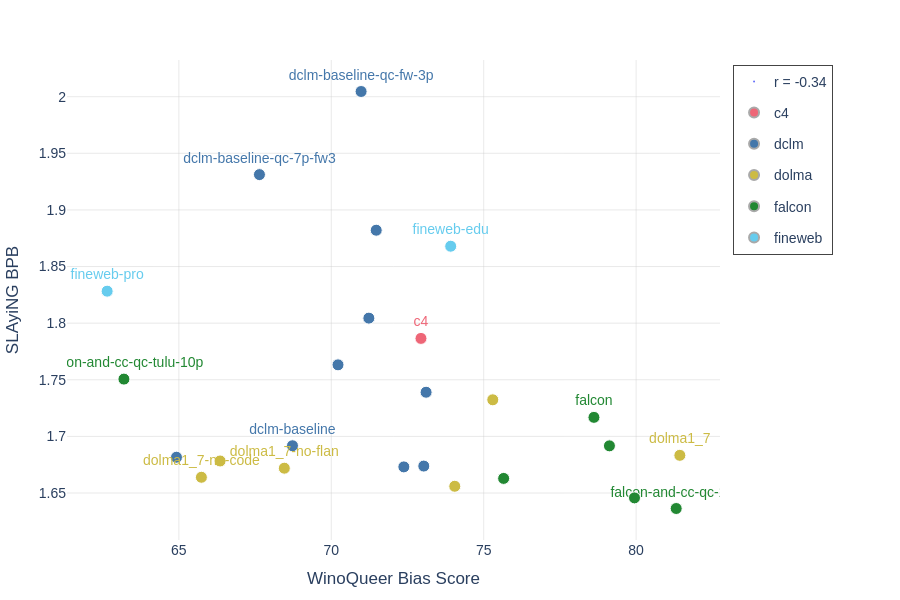

Notebook code for this chart:
### Code cell
import random

PAUL_TOL = {
    "bright": [ "#EE6677", "#4477AA", "#66CCEE", "#228833", "#CCBB44", "#AA3377", "#BBBBBB"],
    "vibrant": ["#EE7733", "#0077BB", "#33BBEE", "#EE3377", "#CC3311", "#009988", "#BBBBBB"],
    "muted":   ["#88CCEE", "#44AA99", "#117733", "#332288", "#DDCC77", "#999933",
                "#CC6677", "#882255", "#AA4499", "#DDDDDD"],
    "light":   ["#77AADD", "#EE8866", "#EEDD88", "#FFAABB", "#99DDFF", "#44BB99", "#BBCC33", "#AAAA00", "#DDDDDD"],
}

PAUL_TOL_RAINBOW14 = [
    "#882E72", "#B178A6", "#1965B0",
    "#5289C7", "#7BAFDE", "#4EB265", "#90C987",
     "#F6C141", "#F1932D",
    "#E8601C", "#DC050C",
]
color_map = {r: PAUL_TOL["bright"][i % len(PAUL_TOL["bright"])]
             for i, r in enumerate(sorted(recipe_df["recipe"]))}

# Extract recipe families (first word/prefix before numbers or hyphens)
def get_family(recipe_name):
    if "fineweb" in recipe_name:
        return "fineweb"
    if "falcon" in recipe_name:
        return "falcon"
    if "dclm" in recipe_name:
        return "dclm"
    if "dolma" in recipe_name:
        return "dolma"
    return recipe_name

# Group recipes by family
from collections import defaultdict
families = defaultdict(list)
for _, row in recipe_df.iterrows():
    family = get_family(row["recipe"])
    families[family].append(row)

# Assign colors per family (use your existing color_map or create family colors)
family_colors = {}
for family, recipes in families.items():
    # Use the color of the first recipe in the family
    family_colors[family] = color_map[recipes[0]["recipe"]]

fig = go.Figure()

# Add Spearman rho to legend
fig.add_trace(go.Scatter(
    x=[None], y=[None],
    mode="markers",
    marker=dict(size=0),
    showlegend=True,
    name=f"r = {rho:.2f}",
    hoverinfo="skip",
    legendgroup="stats",
))

# Track which families we've labeled
labeled_families = set()

# Group recipes by family
from collections import defaultdict
families = defaultdict(list)
for _, row in recipe_df.iterrows():
    family = get_family(row["recipe"])
    families[family].append(row["recipe"])

# Randomly select up to 3 recipes per family to label
recipes_to_label = set()
for family, recipe_list in families.items():
    sample_size = min(3, len(recipe_list))
    selected = random.sample(recipe_list, sample_size)
    recipes_to_label.update(selected)

# Plot points
for _, row in recipe_df.iterrows():
    family = get_family(row["recipe"])
    col = family_colors[family]
    
    # Only show text label for the first recipe in each family
    # Show text label for the first 3 recipes in each family
    show_text = row["recipe"] in recipes_to_label
    
    fig.add_trace(go.Scatter(
        x=[row["wq_score"]],
        y=[row["bpb"]],
        mode="markers+text" if show_text else "markers",
        name=family,
        text=[row["recipe"]] if show_text else None,
        textposition="top center",
        textfont=dict(size=14, color=col, family="Arial, bold"),
        marker=dict(color=col, size=12, line=dict(width=1, color="white")),
        showlegend=False,
        legendgroup=family,
        hovertemplate=f"<b>{row['recipe']}</b><br>WinoQueer: %{{x:.1f}}<br>BPB: %{{y:.4f}}<extra></extra>",
    ))

# Add family legend entries (one per family)
for family, col in family_colors.items():
    fig.add_trace(go.Scatter(
        x=[None], y=[None],
        mode="markers",
        marker=dict(color=col, size=10, line=dict(width=2, color="darkgray")),
        showlegend=True,
        name=family,
        legendgroup=family,
        hoverinfo="skip",
    ))

fig.update_layout(
    xaxis=dict(
        title="WinoQueer Bias Score",
        showgrid=True, 
        gridcolor="rgba(200,200,200,0.4)", 
        zeroline=False
    ),
    yaxis=dict(
        title="SLAyiNG BPB",
        showgrid=True, 
        gridcolor="rgba(200,200,200,0.4)", 
        zeroline=False
    ),
    plot_bgcolor="white", 
    paper_bgcolor="white",
    font=dict(family="Arial", size=14),
    width=900,  # Increased to accommodate legend
    height=600,
    margin=dict(t=60, r=180, b=60, l=60),  # More right margin for legend
    legend=dict(
        yanchor="top",
        y=0.99,
        xanchor="left",
        x=1.02,
        bgcolor="rgba(255,255,255,0.9)",
        #bordercolor="darkgray",
        borderwidth=1,
        groupclick="toggleitem",  # Allow toggling individual items
    ),
)

fig.show()

### Figure 1 — Plotly figure (JSON) as saved in the notebook; plotly's stock layout.template omitted (floating-point values rounded to 4 significant figures)
{"data": [{"hoverinfo": "skip", "legendgroup": "stats", "marker": {"size": 0}, "mode": "markers", "name": "r = -0.34", "showlegend": true, "type": "scatter", "x": [null], "y": [null]}, {"hovertemplate": "<b>c4</b><br>WinoQueer: %{x:.1f}<br>BPB: %{y:.4f}<extra></extra>", "legendgroup": "c4", "marker": {"color": "#EE6677", "line": {"color": "white", "width": 1}, "size": 12}, "mode": "markers+text", "name": "c4", "showlegend": false, "text": ["c4"], "textfont": {"color": "#EE6677", "family": "Arial, bold", "size": 14}, "textposition": "top center", "type": "scatter", "x": [72.94], "y": [1.787]}, {"hovertemplate": "<b>dclm-baseline</b><br>WinoQueer: %{x:.1f}<br>BPB: %{y:.4f}<extra></extra>", "legendgroup": "dclm", "marker": {"color": "#4477AA", "line": {"color": "white", "width": 1}, "size": 12}, "mode": "markers+text", "name": "dclm", "showlegend": false, "text": ["dclm-baseline"], "textfont": {"color": "#4477AA", "family": "Arial, bold", "size": 14}, "textposition": "top center", "type": "scatter", "x": [68.73], "y": [1.692]}, {"hovertemplate": "<b>dclm-baseline-25p-dolma1_7-75p</b><br>WinoQueer: %{x:.1f}<br>BPB: %{y:.4f}<extra></extra>", "legendgroup": "dclm", "marker": {"color": "#4477AA", "line": {"color": "white", "width": 1}, "size": 12}, "mode": "markers", "name": "dclm", "showlegend": false, "textfont": {"color": "#4477AA", "family": "Arial, bold", "size": 14}, "textposition": "top center", "type": "scatter", "x": [72.38], "y": [1.673]}, {"hovertemplate": "<b>dclm-baseline-50p-dolma1_7-50p</b><br>WinoQueer: %{x:.1f}<br>BPB: %{y:.4f}<extra></extra>", "legendgroup": "dclm", "marker": {"color": "#4477AA", "line": {"color": "white", "width": 1}, "size": 12}, "mode": "markers", "name": "dclm", "showlegend": false, "textfont": {"color": "#4477AA", "family": "Arial, bold", "size": 14}, "textposition": "top center", "type": "scatter", "x": [73.03], "y": [1.674]}, {"hovertemplate": "<b>dclm-baseline-75p-dolma1_7-25p</b><br>WinoQueer: %{x:.1f}<br>BPB: %{y:.4f}<extra></extra>", "legendgroup": "dclm", "marker": {"color": "#4477AA", "line": {"color": "white", "width": 1}, "size": 12}, "mode": "markers", "name": "dclm", "showlegend": false, "textfont": {"color": "#4477AA", "family": "Arial, bold", "size": 14}, "textposition": "top center", "type": "scatter", "x": [64.92], "y": [1.682]}, {"hovertemplate": "<b>dclm-baseline-qc-10p</b><br>WinoQueer: %{x:.1f}<br>BPB: %{y:.4f}<extra></extra>", "legendgroup": "dclm", "marker": {"color": "#4477AA", "line": {"color": "white", "width": 1}, "size": 12}, "mode": "markers", "name": "dclm", "showlegend": false, "textfont": {"color": "#4477AA", "family": "Arial, bold", "size": 14}, "textposition": "top center", "type": "scatter", "x": [70.22], "y": [1.763]}, {"hovertemplate": "<b>dclm-baseline-qc-20p</b><br>WinoQueer: %{x:.1f}<br>BPB: %{y:.4f}<extra></extra>", "legendgroup": "dclm", "marker": {"color": "#4477AA", "line": {"color": "white", "width": 1}, "size": 12}, "mode": "markers", "name": "dclm", "showlegend": false, "textfont": {"color": "#4477AA", "family": "Arial, bold", "size": 14}, "textposition": "top center", "type": "scatter", "x": [73.11], "y": [1.739]}, {"hovertemplate": "<b>dclm-baseline-qc-7p-fw2</b><br>WinoQueer: %{x:.1f}<br>BPB: %{y:.4f}<extra></extra>", "legendgroup": "dclm", "marker": {"color": "#4477AA", "line": {"color": "white", "width": 1}, "size": 12}, "mode": "markers", "name": "dclm", "showlegend": false, "textfont": {"color": "#4477AA", "family": "Arial, bold", "size": 14}, "textposition": "top center", "type": "scatter", "x": [71.23], "y": [1.804]}, {"hovertemplate": "<b>dclm-baseline-qc-7p-fw3</b><br>WinoQueer: %{x:.1f}<br>BPB: %{y:.4f}<extra></extra>", "legendgroup": "dclm", "marker": {"color": "#4477AA", "line": {"color": "white", "width": 1}, "size": 12}, "mode": "markers+text", "name": "dclm", "showlegend": false, "text": ["dclm-baseline-qc-7p-fw3"], "textfont": {"color": "#4477AA", "family": "Arial, bold", "size": 14}, "textposition": "top center", "type": "scatter", "x": [67.64], "y": [1.931]}, {"hovertemplate": "<b>dclm-baseline-qc-fw-10p</b><br>WinoQueer: %{x:.1f}<br>BPB: %{y:.4f}<extra></extra>", "legendgroup": "dclm", "marker": {"color": "#4477AA", "line": {"color": "white", "width": 1}, "size": 12}, "mode": "markers", "name": "dclm", "showlegend": false, "textfont": {"color": "#4477AA", "family": "Arial, bold", "size": 14}, "textposition": "top center", "type": "scatter", "x": [71.47], "y": [1.882]}, {"hovertemplate": "<b>dclm-baseline-qc-fw-3p</b><br>WinoQueer: %{x:.1f}<br>BPB: %{y:.4f}<extra></extra>", "legendgroup": "dclm", "marker": {"color": "#4477AA", "line": {"color": "white", "width": 1}, "size": 12}, "mode": "markers+text", "name": "dclm", "showlegend": false, "text": ["dclm-baseline-qc-fw-3p"], "textfont": {"color": "#4477AA", "family": "Arial, bold", "size": 14}, "textposition": "top center", "type": "scatter", "x": [70.98], "y": [2.005]}, {"hovertemplate": "<b>dolma1_6plus</b><br>WinoQueer: %{x:.1f}<br>BPB: %{y:.4f}<extra></extra>", "legendgroup": "dolma", "marker": {"color": "#CCBB44", "line": {"color": "white", "width": 1}, "size": 12}, "mode": "markers", "name": "dolma", "showlegend": false, "textfont": {"color": "#CCBB44", "family": "Arial, bold", "size": 14}, "textposition": "top center", "type": "scatter", "x": [66.35], "y": [1.678]}, {"hovertemplate": "<b>dolma1_7</b><br>WinoQueer: %{x:.1f}<br>BPB: %{y:.4f}<extra></extra>", "legendgroup": "dolma", "marker": {"color": "#CCBB44", "line": {"color": "white", "width": 1}, "size": 12}, "mode": "markers+text", "name": "dolma", "showlegend": false, "text": ["dolma1_7"], "textfont": {"color": "#CCBB44", "family": "Arial, bold", "size": 14}, "textposition": "top center", "type": "scatter", "x": [81.44], "y": [1.683]}, {"hovertemplate": "<b>dolma1_7-no-code</b><br>WinoQueer: %{x:.1f}<br>BPB: %{y:.4f}<extra></extra>", "legendgroup": "dolma", "marker": {"color": "#CCBB44", "line": {"color": "white", "width": 1}, "size": 12}, "mode": "markers+text", "name": "dolma", "showlegend": false, "text": ["dolma1_7-no-code"], "textfont": {"color": "#CCBB44", "family": "Arial, bold", "size": 14}, "textposition": "top center", "type": "scatter", "x": [65.74], "y": [1.664]}, {"hovertemplate": "<b>dolma1_7-no-flan</b><br>WinoQueer: %{x:.1f}<br>BPB: %{y:.4f}<extra></extra>", "legendgroup": "dolma", "marker": {"color": "#CCBB44", "line": {"color": "white", "width": 1}, "size": 12}, "mode": "markers+text", "name": "dolma", "showlegend": false, "text": ["dolma1_7-no-flan"], "textfont": {"color": "#CCBB44", "family": "Arial, bold", "size": 14}, "textposition": "top center", "type": "scatter", "x": [68.46], "y": [1.672]}, {"hovertemplate": "<b>dolma1_7-no-math-code</b><br>WinoQueer: %{x:.1f}<br>BPB: %{y:.4f}<extra></extra>", "legendgroup": "dolma", "marker": {"color": "#CCBB44", "line": {"color": "white", "width": 1}, "size": 12}, "mode": "markers", "name": "dolma", "showlegend": false, "textfont": {"color": "#CCBB44", "family": "Arial, bold", "size": 14}, "textposition": "top center", "type": "scatter", "x": [74.05], "y": [1.656]}, {"hovertemplate": "<b>dolma1_7-no-reddit</b><br>WinoQueer: %{x:.1f}<br>BPB: %{y:.4f}<extra></extra>", "legendgroup": "dolma", "marker": {"color": "#CCBB44", "line": {"color": "white", "width": 1}, "size": 12}, "mode": "markers", "name": "dolma", "showlegend": false, "textfont": {"color": "#CCBB44", "family": "Arial, bold", "size": 14}, "textposition": "top center", "type": "scatter", "x": [75.3], "y": [1.732]}, {"hovertemplate": "<b>falcon</b><br>WinoQueer: %{x:.1f}<br>BPB: %{y:.4f}<extra></extra>", "legendgroup": "falcon", "marker": {"color": "#228833", "line": {"color": "white", "width": 1}, "size": 12}, "mode": "markers+text", "name": "falcon", "showlegend": false, "text": ["falcon"], "textfont": {"color": "#228833", "family": "Arial, bold", "size": 14}, "textposition": "top center", "type": "scatter", "x": [78.62], "y": [1.717]}, {"hovertemplate": "<b>falcon-and-cc</b><br>WinoQueer: %{x:.1f}<br>BPB: %{y:.4f}<extra></extra>", "legendgroup": "falcon", "marker": {"color": "#228833", "line": {"color": "white", "width": 1}, "size": 12}, "mode": "markers", "name": "falcon", "showlegend": false, "textfont": {"color": "#228833", "family": "Arial, bold", "size": 14}, "textposition": "top center", "type": "scatter", "x": [79.12], "y": [1.692]}, {"hovertemplate": "<b>falcon-and-cc-qc-10p</b><br>WinoQueer: %{x:.1f}<br>BPB: %{y:.4f}<extra></extra>", "legendgroup": "falcon", "marker": {"color": "#228833", "line": {"color": "white", "width": 1}, "size": 12}, "mode": "markers+text", "name": "falcon", "showlegend": false, "text": ["falcon-and-cc-qc-10p"], "textfont": {"color": "#228833", "family": "Arial, bold", "size": 14}, "textposition": "top center", "type": "scatter", "x": [81.31], "y": [1.636]}, {"hovertemplate": "<b>falcon-and-cc-qc-20p</b><br>WinoQueer: %{x:.1f}<br>BPB: %{y:.4f}<extra></extra>", "legendgroup": "falcon", "marker": {"color": "#228833", "line": {"color": "white", "width": 1}, "size": 12}, "mode": "markers", "name": "falcon", "showlegend": false, "textfont": {"color": "#228833", "family": "Arial, bold", "size": 14}, "textposition": "top center", "type": "scatter", "x": [75.66], "y": [1.663]}, {"hovertemplate": "<b>falcon-and-cc-qc-orig-10p</b><br>WinoQueer: %{x:.1f}<br>BPB: %{y:.4f}<extra></extra>", "legendgroup": "falcon", "marker": {"color": "#228833", "line": {"color": "white", "width": 1}, "size": 12}, "mode": "markers", "name": "falcon", "showlegend": false, "textfont": {"color": "#228833", "family": "Arial, bold", "size": 14}, "textposition": "top center", "type": "scatter", "x": [79.95], "y": [1.646]}, {"hovertemplate": "<b>falcon-and-cc-qc-tulu-10p</b><br>WinoQueer: %{x:.1f}<br>BPB: %{y:.4f}<extra></extra>", "legendgroup": "falcon", "marker": {"color": "#228833", "line": {"color": "white", "width": 1}, "size": 12}, "mode": "markers+text", "name": "falcon", "showlegend": false, "text": ["falcon-and-cc-qc-tulu-10p"], "textfont": {"color": "#228833", "family": "Arial, bold", "size": 14}, "textposition": "top center", "type": "scatter", "x": [63.2], "y": [1.751]}, {"hovertemplate": "<b>fineweb-edu</b><br>WinoQueer: %{x:.1f}<br>BPB: %{y:.4f}<extra></extra>", "legendgroup": "fineweb", "marker": {"color": "#66CCEE", "line": {"color": "white", "width": 1}, "size": 12}, "mode": "markers+text", "name": "fineweb", "showlegend": false, "text": ["fineweb-edu"], "textfont": {"color": "#66CCEE", "family": "Arial, bold", "size": 14}, "textposition": "top center", "type": "scatter", "x": [73.92], "y": [1.868]}, {"hovertemplate": "<b>fineweb-pro</b><br>WinoQueer: %{x:.1f}<br>BPB: %{y:.4f}<extra></extra>", "legendgroup": "fineweb", "marker": {"color": "#66CCEE", "line": {"color": "white", "width": 1}, "size": 12}, "mode": "markers+text", "name": "fineweb", "showlegend": false, "text": ["fineweb-pro"], "textfont": {"color": "#66CCEE", "family": "Arial, bold", "size": 14}, "textposition": "top center", "type": "scatter", "x": [62.65], "y": [1.828]}, {"hoverinfo": "skip", "legendgroup": "c4", "marker": {"color": "#EE6677", "line": {"color": "darkgray", "width": 2}, "size": 10}, "mode": "markers", "name": "c4", "showlegend": true, "type": "scatter", "x": [null], "y": [null]}, {"hoverinfo": "skip", "legendgroup": "dclm", "marker": {"color": "#4477AA", "line": {"color": "darkgray", "width": 2}, "size": 10}, "mode": "markers", "name": "dclm", "showlegend": true, "type": "scatter", "x": [null], "y": [null]}, {"hoverinfo": "skip", "legendgroup": "dolma", "marker": {"color": "#CCBB44", "line": {"color": "darkgray", "width": 2}, "size": 10}, "mode": "markers", "name": "dolma", "showlegend": true, "type": "scatter", "x": [null], "y": [null]}, {"hoverinfo": "skip", "legendgroup": "falcon", "marker": {"color": "#228833", "line": {"color": "darkgray", "width": 2}, "size": 10}, "mode": "markers", "name": "falcon", "showlegend": true, "type": "scatter", "x": [null], "y": [null]}, {"hoverinfo": "skip", "legendgroup": "fineweb", "marker": {"color": "#66CCEE", "line": {"color": "darkgray", "width": 2}, "size": 10}, "mode": "markers", "name": "fineweb", "showlegend": true, "type": "scatter", "x": [null], "y": [null]}], "layout": {"font": {"family": "Arial", "size": 14}, "height": 600, "legend": {"bgcolor": "rgba(255,255,255,0.9)", "borderwidth": 1, "groupclick": "toggleitem", "x": 1.02, "xanchor": "left", "y": 0.99, "yanchor": "top"}, "margin": {"b": 60, "l": 60, "r": 180, "t": 60}, "paper_bgcolor": "white", "plot_bgcolor": "white", "width": 900, "xaxis": {"gridcolor": "rgba(200,200,200,0.4)", "showgrid": true, "title": {"text": "WinoQueer Bias Score"}, "zeroline": false}, "yaxis": {"gridcolor": "rgba(200,200,200,0.4)", "showgrid": true, "title": {"text": "SLAyiNG BPB"}, "zeroline": false}}}
